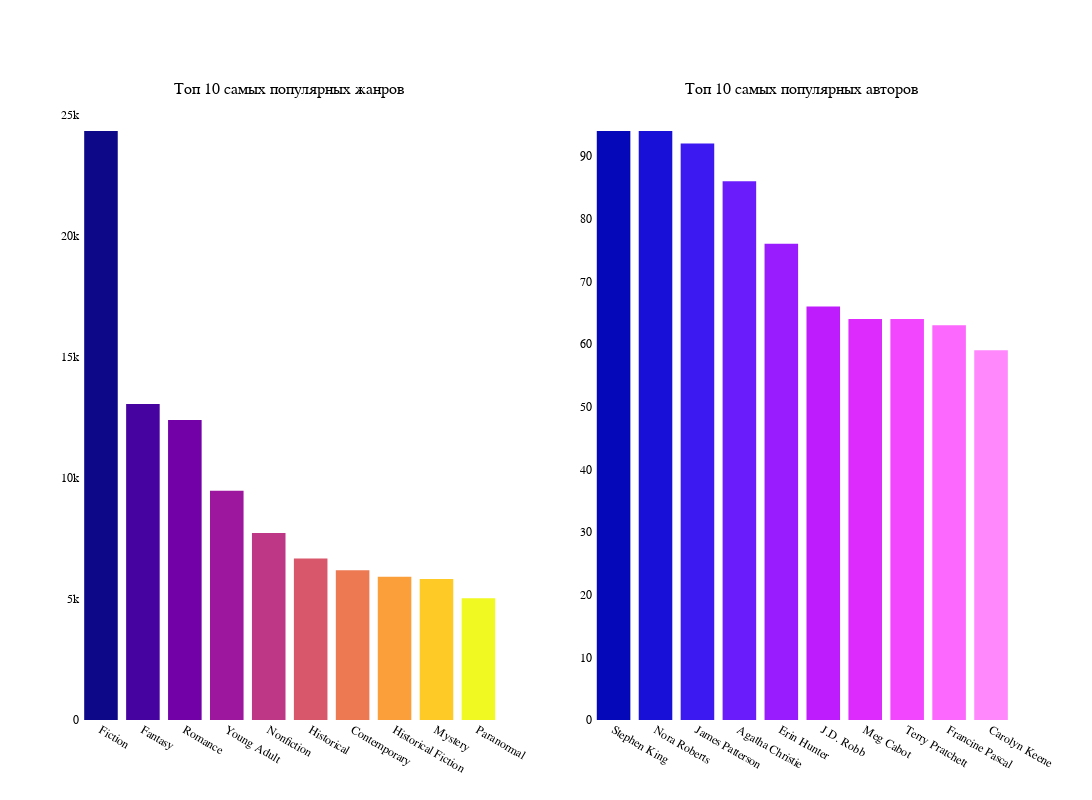

Notebook cell for this chart:
### Code cell
fig_2 = make_subplots(rows=1, cols=2,
                      specs=[[{'type': 'xy'}, {"type": "xy"}]],
                      subplot_titles=("Топ 10 самых популярных жанров",
                                      "Топ 10 самых популярных авторов"))
# Setting Bar parameters
fig_2.add_trace(go.Bar(x=gen.genre,
                       y=gen['count'],
                       name ='Books',
                       marker_color=px.colors.sequential.Plasma),
                       row=1, col=1)
# Setting Bar parameters
fig_2.add_trace(go.Bar(x=auth.author,
                       y=auth['count'],
                       name ='Books',
                       marker_color=px.colors.sequential.Plotly3),
                       row=1, col=2)
# Setting the parameters of the chart when displaying
fig_2.update_traces(marker_line_width=0)

# Setting the parameters of the chart when displaying
fig_2.update_layout(showlegend=False,
                    plot_bgcolor='rgba(0,0,0,0)',
                    font=dict(family='Arial',
                              size=12,
                              color='black'),
                    autosize=False,
                    width=1100,
                    height=800,)

# Displaying the graph
fig_2.show()

### Figure 1 — Plotly figure (JSON) as saved in the notebook; plotly's stock layout.template omitted (floating-point values rounded to 4 significant figures)
{"data": [{"marker": {"color": ["#0d0887", "#46039f", "#7201a8", "#9c179e", "#bd3786", "#d8576b", "#ed7953", "#fb9f3a", "#fdca26", "#f0f921"], "line": {"width": 0}}, "name": "Books", "type": "bar", "x": ["Fiction", "Fantasy", "Romance", "Young Adult", "Nonfiction", "Historical", "Contemporary", "Historical Fiction", "Mystery", "Paranormal"], "xaxis": "x", "y": [24337, 13058, 12397, 9477, 7722, 6677, 6183, 5918, 5830, 5028], "yaxis": "y"}, {"marker": {"color": ["#0508b8", "#1910d8", "#3c19f0", "#6b1cfb", "#981cfd", "#bf1cfd", "#dd2bfd", "#f246fe", "#fc67fd", "#fe88fc", "#fea5fd", "#febefe", "#fec3fe"], "line": {"width": 0}}, "name": "Books", "type": "bar", "x": ["Stephen King", "Nora Roberts", "James Patterson", "Agatha Christie", "Erin Hunter", "J.D. Robb", "Meg Cabot", "Terry Pratchett", "Francine Pascal", "Carolyn Keene"], "xaxis": "x2", "y": [94, 94, 92, 86, 76, 66, 64, 64, 63, 59], "yaxis": "y2"}], "layout": {"annotations": [{"font": {"size": 16}, "showarrow": false, "text": "Топ 10 самых популярных жанров", "x": 0.225, "xanchor": "center", "xref": "paper", "y": 1, "yanchor": "bottom", "yref": "paper"}, {"font": {"size": 16}, "showarrow": false, "text": "Топ 10 самых популярных авторов", "x": 0.775, "xanchor": "center", "xref": "paper", "y": 1, "yanchor": "bottom", "yref": "paper"}], "autosize": false, "font": {"color": "black", "family": "Arial", "size": 12}, "height": 800, "plot_bgcolor": "rgba(0,0,0,0)", "showlegend": false, "width": 1100, "xaxis": {"anchor": "y", "domain": [0, 0.45]}, "xaxis2": {"anchor": "y2", "domain": [0.55, 1]}, "yaxis": {"anchor": "x", "domain": [0, 1]}, "yaxis2": {"anchor": "x2", "domain": [0, 1]}}}
